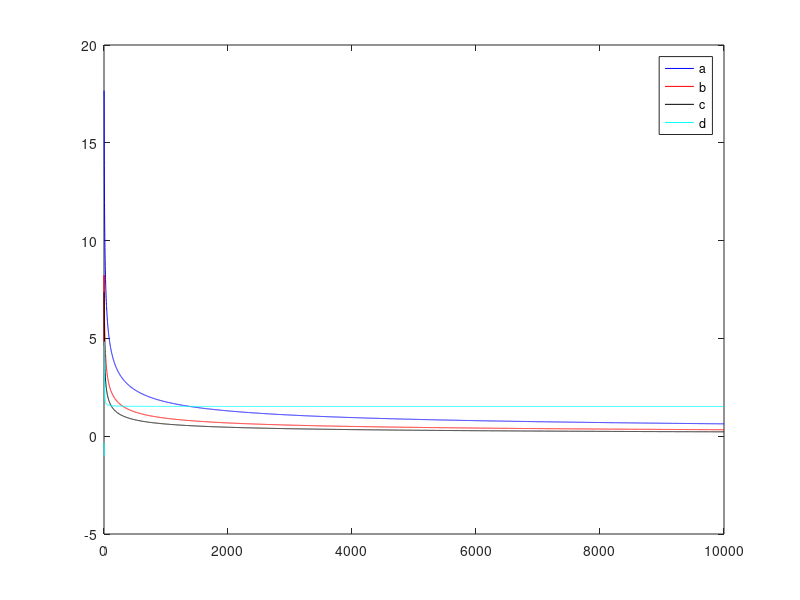

Source code (MATLAB):
vc = 50; delta = .05; N = 1:10000;

a = zeros(length(N), 1); b = zeros(length(N), 1); 
c = zeros(length(N), 1); d = zeros(length(N), 1);

for i = 1:length(N)
    a(i) = sqrt(8/ N(i) * log(4 * (2 * N(i))^vc/ delta));
    b(i) = sqrt(2 * log(2 * N(i) * N(i)^vc)/ N(i)) + sqrt(2/ N(i) * ...
        log(1/ delta)) + 1/ N(i);

    % solving for espilon using quadratic equation
    % epsilon = (-b +/- sqrt(-b^2 - 4 * a * c))/ (2 * a)
    % a = N, b = -2, c = -q ----- epsilon cannot be negative
    q = log(6 * (2 * N(i))^vc/ delta);
    c(i) = (2 + (sqrt((-2)^2 - 4 * N(i) * -q)))/ (2 * N(i));

    % same as in c - solve for epsilon using quadratic equation
    % a = 2 * (N - 4), b = -4, c = -q
%     q = log(4 * N(i)^(2 * vc)/ delta);
%     q = log(4) + log((N(i))^(2 * vc)) - log(delta);
    q = log(4) + N(i) * log(2 * vc) - log(delta);
    d(i) = (4 + sqrt((-4)^2 - 4 * 2 * (N(i) - 4) * -q))/ ...
        (2 * 2 * (N(i) - 4));
end

plot(N, a, 'b'); hold on;
plot(N, b, 'r'); 
plot(N, c, 'k'); 
plot(N, d, 'c'); hold off;
legend('a', 'b', 'c', 'd', 'location', 'best');
